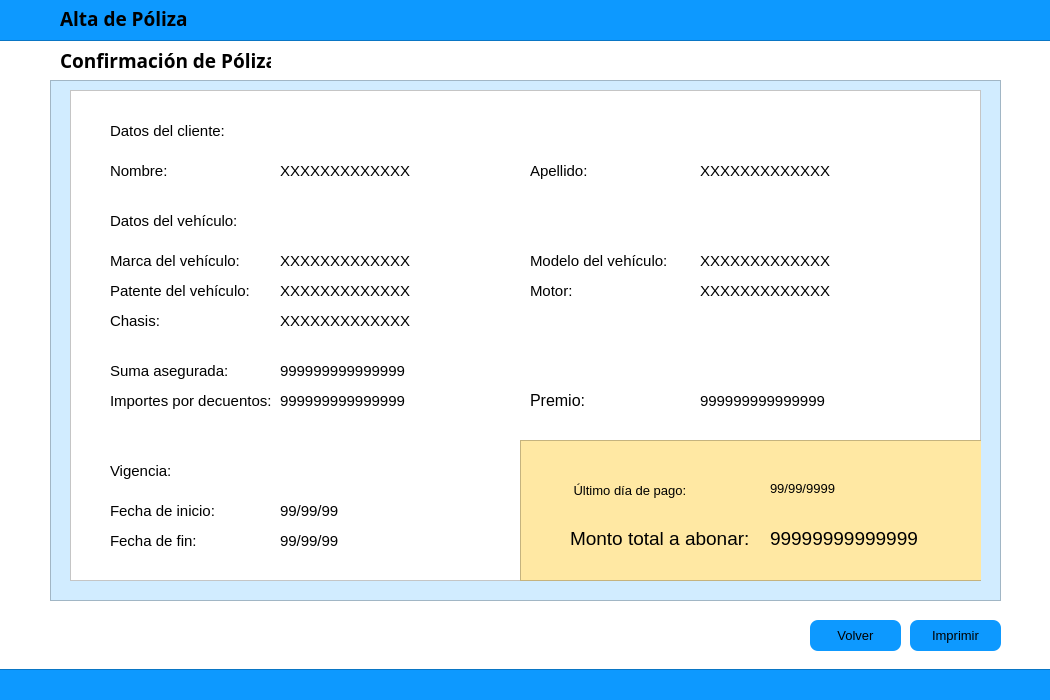
<?xml version="1.0" encoding="UTF-8"?>
<ui version="4.0">
 <class>Dialog</class>
 <widget class="QDialog" name="Dialog">
  <property name="geometry">
   <rect>
    <x>0</x>
    <y>0</y>
    <width>1050</width>
    <height>700</height>
   </rect>
  </property>
  <property name="minimumSize">
   <size>
    <width>1050</width>
    <height>700</height>
   </size>
  </property>
  <property name="maximumSize">
   <size>
    <width>1050</width>
    <height>700</height>
   </size>
  </property>
  <property name="windowTitle">
   <string>Confirmación de Póliza</string>
  </property>
  <property name="styleSheet">
   <string notr="true">background-color: rgb(255, 255, 255);</string>
  </property>
  <widget class="QPushButton" name="btnVolver">
   <property name="geometry">
    <rect>
     <x>810</x>
     <y>620</y>
     <width>91</width>
     <height>31</height>
    </rect>
   </property>
   <property name="font">
    <font>
     <pointsize>10</pointsize>
     <bold>false</bold>
    </font>
   </property>
   <property name="cursor">
    <cursorShape>PointingHandCursor</cursorShape>
   </property>
   <property name="styleSheet">
    <string notr="true">background-color: rgb(13, 153, 255);
border-radius: 8px;
</string>
   </property>
   <property name="text">
    <string>Volver</string>
   </property>
  </widget>
  <widget class="QPushButton" name="btnImprimir">
   <property name="geometry">
    <rect>
     <x>910</x>
     <y>620</y>
     <width>91</width>
     <height>31</height>
    </rect>
   </property>
   <property name="font">
    <font>
     <pointsize>10</pointsize>
     <bold>false</bold>
    </font>
   </property>
   <property name="cursor">
    <cursorShape>PointingHandCursor</cursorShape>
   </property>
   <property name="styleSheet">
    <string notr="true">background-color: rgb(13, 153, 255);
border-radius: 8px;
</string>
   </property>
   <property name="text">
    <string>Imprimir</string>
   </property>
  </widget>
  <widget class="QFrame" name="frame">
   <property name="geometry">
    <rect>
     <x>50</x>
     <y>80</y>
     <width>951</width>
     <height>521</height>
    </rect>
   </property>
   <property name="styleSheet">
    <string notr="true">background-color: rgb(209, 236, 255);</string>
   </property>
   <property name="frameShape">
    <enum>QFrame::StyledPanel</enum>
   </property>
   <property name="frameShadow">
    <enum>QFrame::Raised</enum>
   </property>
   <widget class="QFrame" name="frame_4">
    <property name="geometry">
     <rect>
      <x>20</x>
      <y>10</y>
      <width>911</width>
      <height>491</height>
     </rect>
    </property>
    <property name="styleSheet">
     <string notr="true">background-color: rgb(255, 255, 255);</string>
    </property>
    <property name="frameShape">
     <enum>QFrame::StyledPanel</enum>
    </property>
    <property name="frameShadow">
     <enum>QFrame::Raised</enum>
    </property>
    <widget class="QLabel" name="label_31">
     <property name="geometry">
      <rect>
       <x>460</x>
       <y>300</y>
       <width>121</width>
       <height>21</height>
      </rect>
     </property>
     <property name="font">
      <font>
       <pointsize>12</pointsize>
      </font>
     </property>
     <property name="text">
      <string>Premio:</string>
     </property>
    </widget>
    <widget class="QFrame" name="frame_2">
     <property name="geometry">
      <rect>
       <x>450</x>
       <y>350</y>
       <width>471</width>
       <height>141</height>
      </rect>
     </property>
     <property name="styleSheet">
      <string notr="true">background-color: rgb(255, 232, 163);</string>
     </property>
     <property name="frameShape">
      <enum>QFrame::StyledPanel</enum>
     </property>
     <property name="frameShadow">
      <enum>QFrame::Raised</enum>
     </property>
     <widget class="QLabel" name="label_2">
      <property name="geometry">
       <rect>
        <x>50</x>
        <y>40</y>
        <width>121</width>
        <height>20</height>
       </rect>
      </property>
      <property name="font">
       <font>
        <pointsize>10</pointsize>
       </font>
      </property>
      <property name="text">
       <string> Último día de pago:</string>
      </property>
     </widget>
     <widget class="QLabel" name="label_3">
      <property name="geometry">
       <rect>
        <x>50</x>
        <y>90</y>
        <width>191</width>
        <height>16</height>
       </rect>
      </property>
      <property name="font">
       <font>
        <pointsize>14</pointsize>
       </font>
      </property>
      <property name="text">
       <string>Monto total a abonar:</string>
      </property>
     </widget>
     <widget class="QLabel" name="txtUltimoPago">
      <property name="geometry">
       <rect>
        <x>250</x>
        <y>40</y>
        <width>101</width>
        <height>16</height>
       </rect>
      </property>
      <property name="font">
       <font>
        <pointsize>10</pointsize>
       </font>
      </property>
      <property name="text">
       <string>99/99/9999</string>
      </property>
     </widget>
     <widget class="QLabel" name="txtMontoAbonar">
      <property name="geometry">
       <rect>
        <x>250</x>
        <y>90</y>
        <width>191</width>
        <height>16</height>
       </rect>
      </property>
      <property name="font">
       <font>
        <pointsize>14</pointsize>
       </font>
      </property>
      <property name="text">
       <string>99999999999999</string>
      </property>
     </widget>
    </widget>
    <widget class="QLabel" name="txtNombre">
     <property name="geometry">
      <rect>
       <x>210</x>
       <y>70</y>
       <width>141</width>
       <height>21</height>
      </rect>
     </property>
     <property name="font">
      <font>
       <pointsize>11</pointsize>
      </font>
     </property>
     <property name="text">
      <string>XXXXXXXXXXXXX</string>
     </property>
    </widget>
    <widget class="QLabel" name="label_8">
     <property name="geometry">
      <rect>
       <x>40</x>
       <y>30</y>
       <width>141</width>
       <height>21</height>
      </rect>
     </property>
     <property name="font">
      <font>
       <pointsize>11</pointsize>
      </font>
     </property>
     <property name="text">
      <string>Datos del cliente:</string>
     </property>
    </widget>
    <widget class="QLabel" name="label_9">
     <property name="geometry">
      <rect>
       <x>40</x>
       <y>70</y>
       <width>141</width>
       <height>21</height>
      </rect>
     </property>
     <property name="font">
      <font>
       <pointsize>11</pointsize>
      </font>
     </property>
     <property name="text">
      <string>Nombre:</string>
     </property>
    </widget>
    <widget class="QLabel" name="txtApellido">
     <property name="geometry">
      <rect>
       <x>630</x>
       <y>70</y>
       <width>141</width>
       <height>21</height>
      </rect>
     </property>
     <property name="font">
      <font>
       <pointsize>11</pointsize>
      </font>
     </property>
     <property name="text">
      <string>XXXXXXXXXXXXX</string>
     </property>
    </widget>
    <widget class="QLabel" name="label_10">
     <property name="geometry">
      <rect>
       <x>460</x>
       <y>70</y>
       <width>141</width>
       <height>21</height>
      </rect>
     </property>
     <property name="font">
      <font>
       <pointsize>11</pointsize>
      </font>
     </property>
     <property name="text">
      <string>Apellido:</string>
     </property>
    </widget>
    <widget class="QLabel" name="txtMarcaVehiculo">
     <property name="geometry">
      <rect>
       <x>210</x>
       <y>160</y>
       <width>141</width>
       <height>21</height>
      </rect>
     </property>
     <property name="font">
      <font>
       <pointsize>11</pointsize>
      </font>
     </property>
     <property name="text">
      <string>XXXXXXXXXXXXX</string>
     </property>
    </widget>
    <widget class="QLabel" name="label_11">
     <property name="geometry">
      <rect>
       <x>40</x>
       <y>160</y>
       <width>141</width>
       <height>21</height>
      </rect>
     </property>
     <property name="font">
      <font>
       <pointsize>11</pointsize>
      </font>
     </property>
     <property name="text">
      <string>Marca del vehículo:</string>
     </property>
    </widget>
    <widget class="QLabel" name="label_12">
     <property name="geometry">
      <rect>
       <x>40</x>
       <y>120</y>
       <width>141</width>
       <height>21</height>
      </rect>
     </property>
     <property name="font">
      <font>
       <pointsize>11</pointsize>
      </font>
     </property>
     <property name="text">
      <string>Datos del vehículo:</string>
     </property>
    </widget>
    <widget class="QLabel" name="label_13">
     <property name="geometry">
      <rect>
       <x>40</x>
       <y>190</y>
       <width>141</width>
       <height>21</height>
      </rect>
     </property>
     <property name="font">
      <font>
       <pointsize>11</pointsize>
      </font>
     </property>
     <property name="text">
      <string>Patente del vehículo:</string>
     </property>
    </widget>
    <widget class="QLabel" name="txtPatente">
     <property name="geometry">
      <rect>
       <x>210</x>
       <y>190</y>
       <width>141</width>
       <height>21</height>
      </rect>
     </property>
     <property name="font">
      <font>
       <pointsize>11</pointsize>
      </font>
     </property>
     <property name="text">
      <string>XXXXXXXXXXXXX</string>
     </property>
    </widget>
    <widget class="QLabel" name="label_14">
     <property name="geometry">
      <rect>
       <x>40</x>
       <y>220</y>
       <width>141</width>
       <height>21</height>
      </rect>
     </property>
     <property name="font">
      <font>
       <pointsize>11</pointsize>
      </font>
     </property>
     <property name="text">
      <string>Chasis:</string>
     </property>
    </widget>
    <widget class="QLabel" name="txtChasis">
     <property name="geometry">
      <rect>
       <x>210</x>
       <y>220</y>
       <width>141</width>
       <height>21</height>
      </rect>
     </property>
     <property name="font">
      <font>
       <pointsize>11</pointsize>
      </font>
     </property>
     <property name="text">
      <string>XXXXXXXXXXXXX</string>
     </property>
    </widget>
    <widget class="QLabel" name="label_15">
     <property name="geometry">
      <rect>
       <x>40</x>
       <y>270</y>
       <width>141</width>
       <height>21</height>
      </rect>
     </property>
     <property name="font">
      <font>
       <pointsize>11</pointsize>
      </font>
     </property>
     <property name="text">
      <string>Suma asegurada:</string>
     </property>
    </widget>
    <widget class="QLabel" name="label_16">
     <property name="geometry">
      <rect>
       <x>40</x>
       <y>300</y>
       <width>161</width>
       <height>21</height>
      </rect>
     </property>
     <property name="font">
      <font>
       <pointsize>11</pointsize>
      </font>
     </property>
     <property name="text">
      <string>Importes por decuentos:</string>
     </property>
    </widget>
    <widget class="QLabel" name="txtFechaInicio">
     <property name="geometry">
      <rect>
       <x>210</x>
       <y>410</y>
       <width>141</width>
       <height>21</height>
      </rect>
     </property>
     <property name="font">
      <font>
       <pointsize>11</pointsize>
      </font>
     </property>
     <property name="text">
      <string>99/99/99</string>
     </property>
    </widget>
    <widget class="QLabel" name="label_20">
     <property name="geometry">
      <rect>
       <x>40</x>
       <y>370</y>
       <width>141</width>
       <height>21</height>
      </rect>
     </property>
     <property name="font">
      <font>
       <pointsize>11</pointsize>
      </font>
     </property>
     <property name="text">
      <string>Vigencia:</string>
     </property>
    </widget>
    <widget class="QLabel" name="label_19">
     <property name="geometry">
      <rect>
       <x>40</x>
       <y>410</y>
       <width>141</width>
       <height>21</height>
      </rect>
     </property>
     <property name="font">
      <font>
       <pointsize>11</pointsize>
      </font>
     </property>
     <property name="text">
      <string>Fecha de inicio:</string>
     </property>
    </widget>
    <widget class="QLabel" name="txtFechaFin">
     <property name="geometry">
      <rect>
       <x>210</x>
       <y>440</y>
       <width>141</width>
       <height>21</height>
      </rect>
     </property>
     <property name="font">
      <font>
       <pointsize>11</pointsize>
      </font>
     </property>
     <property name="text">
      <string>99/99/99</string>
     </property>
    </widget>
    <widget class="QLabel" name="label_22">
     <property name="geometry">
      <rect>
       <x>40</x>
       <y>440</y>
       <width>141</width>
       <height>21</height>
      </rect>
     </property>
     <property name="font">
      <font>
       <pointsize>11</pointsize>
      </font>
     </property>
     <property name="text">
      <string>Fecha de fin:</string>
     </property>
    </widget>
    <widget class="QLabel" name="label_23">
     <property name="geometry">
      <rect>
       <x>460</x>
       <y>160</y>
       <width>141</width>
       <height>21</height>
      </rect>
     </property>
     <property name="font">
      <font>
       <pointsize>11</pointsize>
      </font>
     </property>
     <property name="text">
      <string>Modelo del vehículo:</string>
     </property>
    </widget>
    <widget class="QLabel" name="label_24">
     <property name="geometry">
      <rect>
       <x>460</x>
       <y>190</y>
       <width>141</width>
       <height>21</height>
      </rect>
     </property>
     <property name="font">
      <font>
       <pointsize>11</pointsize>
      </font>
     </property>
     <property name="text">
      <string>Motor:</string>
     </property>
    </widget>
    <widget class="QLabel" name="txtModeloVehiculo">
     <property name="geometry">
      <rect>
       <x>630</x>
       <y>160</y>
       <width>141</width>
       <height>21</height>
      </rect>
     </property>
     <property name="font">
      <font>
       <pointsize>11</pointsize>
      </font>
     </property>
     <property name="text">
      <string>XXXXXXXXXXXXX</string>
     </property>
    </widget>
    <widget class="QLabel" name="txtPremio">
     <property name="geometry">
      <rect>
       <x>630</x>
       <y>300</y>
       <width>141</width>
       <height>21</height>
      </rect>
     </property>
     <property name="font">
      <font>
       <pointsize>11</pointsize>
      </font>
     </property>
     <property name="text">
      <string>999999999999999</string>
     </property>
    </widget>
    <widget class="QLabel" name="txtMotor">
     <property name="geometry">
      <rect>
       <x>630</x>
       <y>190</y>
       <width>141</width>
       <height>21</height>
      </rect>
     </property>
     <property name="font">
      <font>
       <pointsize>11</pointsize>
      </font>
     </property>
     <property name="text">
      <string>XXXXXXXXXXXXX</string>
     </property>
    </widget>
    <widget class="QLabel" name="txtSumaAsegurada">
     <property name="geometry">
      <rect>
       <x>210</x>
       <y>270</y>
       <width>141</width>
       <height>21</height>
      </rect>
     </property>
     <property name="font">
      <font>
       <pointsize>11</pointsize>
      </font>
     </property>
     <property name="text">
      <string>999999999999999</string>
     </property>
    </widget>
    <widget class="QLabel" name="txtImportesPorDescuentos">
     <property name="geometry">
      <rect>
       <x>210</x>
       <y>300</y>
       <width>141</width>
       <height>21</height>
      </rect>
     </property>
     <property name="font">
      <font>
       <pointsize>11</pointsize>
      </font>
     </property>
     <property name="text">
      <string>999999999999999</string>
     </property>
    </widget>
   </widget>
  </widget>
  <widget class="QFrame" name="frame_7">
   <property name="geometry">
    <rect>
     <x>-20</x>
     <y>-40</y>
     <width>1081</width>
     <height>81</height>
    </rect>
   </property>
   <property name="styleSheet">
    <string notr="true">background-color: rgb(13, 153, 255);</string>
   </property>
   <property name="frameShape">
    <enum>QFrame::StyledPanel</enum>
   </property>
   <property name="frameShadow">
    <enum>QFrame::Raised</enum>
   </property>
   <widget class="QLabel" name="label_17">
    <property name="geometry">
     <rect>
      <x>80</x>
      <y>50</y>
      <width>131</width>
      <height>16</height>
     </rect>
    </property>
    <property name="font">
     <font>
      <family>Segoe UI Semibold</family>
      <pointsize>14</pointsize>
      <bold>true</bold>
     </font>
    </property>
    <property name="text">
     <string>Alta de Póliza</string>
    </property>
   </widget>
  </widget>
  <widget class="QFrame" name="frame_3">
   <property name="geometry">
    <rect>
     <x>-20</x>
     <y>669</y>
     <width>1071</width>
     <height>81</height>
    </rect>
   </property>
   <property name="styleSheet">
    <string notr="true">background-color: rgb(13, 153, 255);</string>
   </property>
   <property name="frameShape">
    <enum>QFrame::StyledPanel</enum>
   </property>
   <property name="frameShadow">
    <enum>QFrame::Raised</enum>
   </property>
  </widget>
  <widget class="QLabel" name="label_18">
   <property name="geometry">
    <rect>
     <x>60</x>
     <y>50</y>
     <width>211</width>
     <height>21</height>
    </rect>
   </property>
   <property name="font">
    <font>
     <family>Segoe UI Semibold</family>
     <pointsize>14</pointsize>
     <bold>true</bold>
    </font>
   </property>
   <property name="text">
    <string>Confirmación de Póliza</string>
   </property>
  </widget>
 </widget>
 <resources/>
 <connections/>
</ui>
